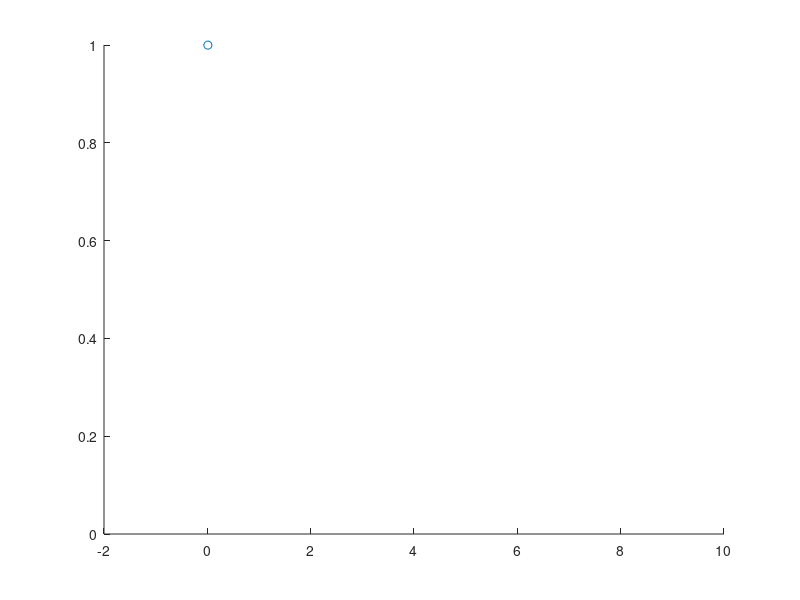

This figure's MATLAB source: (Note: this script raises an error after producing the figure.)
g=9.8;     
v0=0;       
y0=1;       
m=1;        
t0=0;       
K=0.85;     
N=5000;     
dt=0.005;   
v=v0;       
y=y0; 
vx=2;       
x =0;       
for k=1:N 
    if y >0     
        v =v -g*dt;
        y =y +v*dt;
    else        
        y =-K.*v*dt;  
        v =-K.*v-g*dt;   
    end 
    x = x + vx*dt;
    hold on
    plot(x,y,'o'); 
    axis([-2 10 0 1]);              
    set(gcf,'DoubleBuffer','on');   
    drawnow;
end